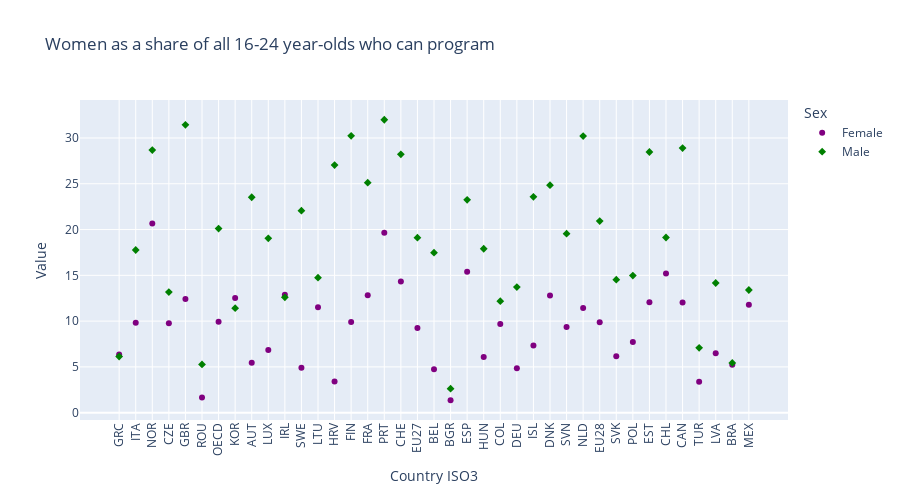

This figure's notebook cell:
### Markdown cell above
We can get the same effect by using the Figure method `update_layout` as follows:

### Code cell
fig = px.scatter(df, x="Country ISO3", y="Value", 
                 color="Sex",
                 symbol="Sex",
                 color_discrete_map = {'Female':'purple', 'Male':'Green'},
                 title="Women as a share of all 16-24 year-olds who can program",
                 width=900, height=500
                )
fig.update_layout(xaxis={'tickangle':-90})
fig.show()

### Figure 1 — Plotly figure (JSON) as saved in the notebook; plotly's stock layout.template omitted (floating-point values rounded to 4 significant figures)
{"data": [{"hovertemplate": "Sex=Female<br>Country ISO3=%{x}<br>Value=%{y}<extra></extra>", "legendgroup": "Female", "marker": {"color": "purple", "symbol": "circle"}, "mode": "markers", "name": "Female", "orientation": "v", "showlegend": true, "type": "scatter", "x": ["GRC", "ITA", "NOR", "CZE", "GBR", "ROU", "OECD", "KOR", "AUT", "LUX", "IRL", "SWE", "LTU", "HRV", "FIN", "FRA", "PRT", "CHE", "EU27", "BEL", "BGR", "ESP", "HUN", "COL", "DEU", "ISL", "DNK", "SVN", "NLD", "EU28", "SVK", "POL", "EST", "CHL", "CAN", "TUR", "LVA", "BRA", "MEX"], "xaxis": "x", "y": [6.34, 9.822, 20.66, 9.756, 12.41, 1.647, 9.936, 12.53, 5.443, 6.836, 12.87, 4.902, 11.51, 3.416, 9.912, 12.83, 19.65, 14.33, 9.255, 4.731, 1.356, 15.38, 6.092, 9.697, 4.856, 7.338, 12.79, 9.344, 11.42, 9.887, 6.156, 7.708, 12.06, 15.21, 12.04, 3.374, 6.502, 5.235, 11.79], "yaxis": "y"}, {"hovertemplate": "Sex=Male<br>Country ISO3=%{x}<br>Value=%{y}<extra></extra>", "legendgroup": "Male", "marker": {"color": "Green", "symbol": "diamond"}, "mode": "markers", "name": "Male", "orientation": "v", "showlegend": true, "type": "scatter", "x": ["MEX", "SWE", "EU27", "LVA", "BGR", "CHE", "TUR", "ITA", "ROU", "FRA", "LTU", "HRV", "FIN", "COL", "IRL", "HUN", "DEU", "LUX", "GBR", "AUT", "POL", "DNK", "EST", "ISL", "GRC", "SVN", "ESP", "EU28", "KOR", "OECD", "BRA", "SVK", "NOR", "BEL", "CAN", "PRT", "CHL", "CZE", "NLD"], "xaxis": "x", "y": [13.4, 22.07, 19.11, 14.16, 2.623, 28.21, 7.085, 17.77, 5.27, 25.12, 14.74, 27.05, 30.23, 12.17, 12.6, 17.9, 13.72, 19.04, 31.44, 23.53, 14.97, 24.85, 28.47, 23.58, 6.135, 19.55, 23.25, 20.92, 11.41, 20.1, 5.43, 14.53, 28.68, 17.48, 28.9, 31.99, 19.13, 13.17, 30.21], "yaxis": "y"}], "layout": {"height": 500, "legend": {"title": {"text": "Sex"}, "tracegroupgap": 0}, "title": {"text": "Women as a share of all 16-24 year-olds who can program"}, "width": 900, "xaxis": {"anchor": "y", "domain": [0, 1], "tickangle": -90, "title": {"text": "Country ISO3"}}, "yaxis": {"anchor": "x", "domain": [0, 1], "title": {"text": "Value"}}}}
